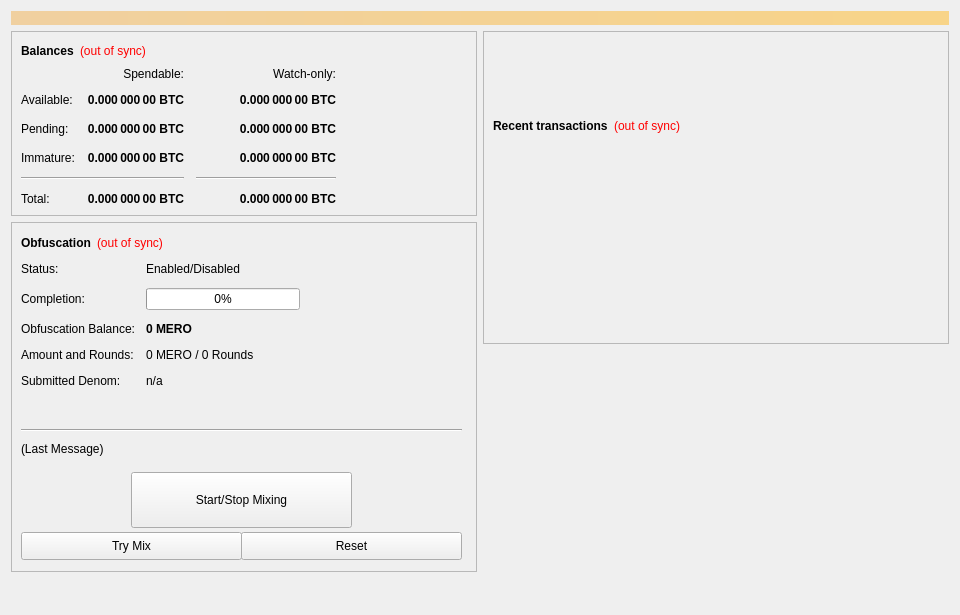
<?xml version="1.0" encoding="UTF-8"?>
<ui version="4.0">
 <class>OverviewPage</class>
 <widget class="QWidget" name="OverviewPage">
  <property name="geometry">
   <rect>
    <x>0</x>
    <y>0</y>
    <width>960</width>
    <height>615</height>
   </rect>
  </property>
  <property name="minimumSize">
   <size>
    <width>960</width>
    <height>0</height>
   </size>
  </property>
  <property name="windowTitle">
   <string>Form</string>
  </property>
  <layout class="QVBoxLayout" name="topLayout">
   <item>
    <widget class="QLabel" name="labelAlerts">
     <property name="visible">
      <bool>false</bool>
     </property>
     <property name="styleSheet">
      <string notr="true">background-color: qlineargradient(x1: 0, y1: 0, x2: 1, y2: 0, stop:0 #F0D0A0, stop:1 #F8D488); color:#000000;</string>
     </property>
     <property name="wordWrap">
      <bool>true</bool>
     </property>
     <property name="margin">
      <number>3</number>
     </property>
    </widget>
   </item>
   <item>
    <layout class="QHBoxLayout" name="horizontalLayout" stretch="1,1">
     <item>
      <layout class="QVBoxLayout" name="verticalLayout_2">
       <item>
        <widget class="QFrame" name="frame">
         <property name="frameShape">
          <enum>QFrame::StyledPanel</enum>
         </property>
         <property name="frameShadow">
          <enum>QFrame::Raised</enum>
         </property>
         <layout class="QVBoxLayout" name="verticalLayout_4">
          <item>
           <layout class="QHBoxLayout" name="horizontalLayout_4">
            <item>
             <widget class="QLabel" name="label_5">
              <property name="font">
               <font>
                <weight>75</weight>
                <bold>true</bold>
               </font>
              </property>
              <property name="text">
               <string>Balances</string>
              </property>
             </widget>
            </item>
            <item>
             <widget class="QLabel" name="labelWalletStatus">
              <property name="cursor">
               <cursorShape>WhatsThisCursor</cursorShape>
              </property>
              <property name="toolTip">
               <string>The displayed information may be out of date. Your wallet automatically synchronizes with the Mero network after a connection is established, but this process has not completed yet.</string>
              </property>
              <property name="styleSheet">
               <string notr="true">QLabel { color: red; }</string>
              </property>
              <property name="text">
               <string notr="true">(out of sync)</string>
              </property>
              <property name="alignment">
               <set>Qt::AlignLeading|Qt::AlignLeft|Qt::AlignVCenter</set>
              </property>
             </widget>
            </item>
            <item>
             <spacer name="horizontalSpacer_3">
              <property name="orientation">
               <enum>Qt::Horizontal</enum>
              </property>
              <property name="sizeHint" stdset="0">
               <size>
                <width>40</width>
                <height>20</height>
               </size>
              </property>
             </spacer>
            </item>
           </layout>
          </item>
          <item>
           <layout class="QGridLayout" name="gridLayout">
            <property name="spacing">
             <number>12</number>
            </property>
            <item row="2" column="2">
             <widget class="QLabel" name="labelWatchPending">
              <property name="font">
               <font>
                <weight>75</weight>
                <bold>true</bold>
               </font>
              </property>
              <property name="cursor">
               <cursorShape>IBeamCursor</cursorShape>
              </property>
              <property name="toolTip">
               <string>Unconfirmed transactions to watch-only addresses</string>
              </property>
              <property name="text">
               <string notr="true">0.000 000 00 BTC</string>
              </property>
              <property name="alignment">
               <set>Qt::AlignRight|Qt::AlignTrailing|Qt::AlignVCenter</set>
              </property>
              <property name="textInteractionFlags">
               <set>Qt::LinksAccessibleByMouse|Qt::TextSelectableByKeyboard|Qt::TextSelectableByMouse</set>
              </property>
             </widget>
            </item>
            <item row="2" column="1">
             <widget class="QLabel" name="labelUnconfirmed">
              <property name="font">
               <font>
                <weight>75</weight>
                <bold>true</bold>
               </font>
              </property>
              <property name="cursor">
               <cursorShape>IBeamCursor</cursorShape>
              </property>
              <property name="toolTip">
               <string>Total of transactions that have yet to be confirmed, and do not yet count toward the spendable balance</string>
              </property>
              <property name="text">
               <string notr="true">0.000 000 00 BTC</string>
              </property>
              <property name="alignment">
               <set>Qt::AlignRight|Qt::AlignTrailing|Qt::AlignVCenter</set>
              </property>
              <property name="textInteractionFlags">
               <set>Qt::LinksAccessibleByMouse|Qt::TextSelectableByKeyboard|Qt::TextSelectableByMouse</set>
              </property>
             </widget>
            </item>
            <item row="3" column="2">
             <widget class="QLabel" name="labelWatchImmature">
              <property name="font">
               <font>
                <weight>75</weight>
                <bold>true</bold>
               </font>
              </property>
              <property name="cursor">
               <cursorShape>IBeamCursor</cursorShape>
              </property>
              <property name="toolTip">
               <string>Staked or masternode rewards in watch-only addresses that has not yet matured</string>
              </property>
              <property name="text">
               <string notr="true">0.000 000 00 BTC</string>
              </property>
              <property name="alignment">
               <set>Qt::AlignRight|Qt::AlignTrailing|Qt::AlignVCenter</set>
              </property>
              <property name="textInteractionFlags">
               <set>Qt::LinksAccessibleByMouse|Qt::TextSelectableByKeyboard|Qt::TextSelectableByMouse</set>
              </property>
             </widget>
            </item>
            <item row="4" column="0" colspan="2">
             <widget class="Line" name="lineSpendableBalance">
              <property name="orientation">
               <enum>Qt::Horizontal</enum>
              </property>
             </widget>
            </item>
            <item row="4" column="2">
             <widget class="Line" name="lineWatchBalance">
              <property name="sizePolicy">
               <sizepolicy hsizetype="Preferred" vsizetype="Fixed">
                <horstretch>0</horstretch>
                <verstretch>0</verstretch>
               </sizepolicy>
              </property>
              <property name="minimumSize">
               <size>
                <width>140</width>
                <height>0</height>
               </size>
              </property>
              <property name="orientation">
               <enum>Qt::Horizontal</enum>
              </property>
             </widget>
            </item>
            <item row="5" column="0">
             <widget class="QLabel" name="labelTotalText">
              <property name="text">
               <string>Total:</string>
              </property>
             </widget>
            </item>
            <item row="3" column="1">
             <widget class="QLabel" name="labelImmature">
              <property name="font">
               <font>
                <weight>75</weight>
                <bold>true</bold>
               </font>
              </property>
              <property name="cursor">
               <cursorShape>IBeamCursor</cursorShape>
              </property>
              <property name="toolTip">
               <string>Staked or masternode rewards that has not yet matured</string>
              </property>
              <property name="text">
               <string notr="true">0.000 000 00 BTC</string>
              </property>
              <property name="alignment">
               <set>Qt::AlignRight|Qt::AlignTrailing|Qt::AlignVCenter</set>
              </property>
              <property name="textInteractionFlags">
               <set>Qt::LinksAccessibleByMouse|Qt::TextSelectableByKeyboard|Qt::TextSelectableByMouse</set>
              </property>
             </widget>
            </item>
            <item row="2" column="3">
             <spacer name="horizontalSpacer_2">
              <property name="orientation">
               <enum>Qt::Horizontal</enum>
              </property>
              <property name="sizeHint" stdset="0">
               <size>
                <width>40</width>
                <height>20</height>
               </size>
              </property>
             </spacer>
            </item>
            <item row="3" column="0">
             <widget class="QLabel" name="labelImmatureText">
              <property name="text">
               <string>Immature:</string>
              </property>
             </widget>
            </item>
            <item row="5" column="1">
             <widget class="QLabel" name="labelTotal">
              <property name="font">
               <font>
                <weight>75</weight>
                <bold>true</bold>
               </font>
              </property>
              <property name="cursor">
               <cursorShape>IBeamCursor</cursorShape>
              </property>
              <property name="toolTip">
               <string>Your current total balance</string>
              </property>
              <property name="text">
               <string notr="true">0.000 000 00 BTC</string>
              </property>
              <property name="alignment">
               <set>Qt::AlignRight|Qt::AlignTrailing|Qt::AlignVCenter</set>
              </property>
              <property name="textInteractionFlags">
               <set>Qt::LinksAccessibleByMouse|Qt::TextSelectableByKeyboard|Qt::TextSelectableByMouse</set>
              </property>
             </widget>
            </item>
            <item row="5" column="2">
             <widget class="QLabel" name="labelWatchTotal">
              <property name="font">
               <font>
                <weight>75</weight>
                <bold>true</bold>
               </font>
              </property>
              <property name="cursor">
               <cursorShape>IBeamCursor</cursorShape>
              </property>
              <property name="toolTip">
               <string>Current total balance in watch-only addresses</string>
              </property>
              <property name="text">
               <string notr="true">0.000 000 00 BTC</string>
              </property>
              <property name="alignment">
               <set>Qt::AlignRight|Qt::AlignTrailing|Qt::AlignVCenter</set>
              </property>
              <property name="textInteractionFlags">
               <set>Qt::LinksAccessibleByMouse|Qt::TextSelectableByKeyboard|Qt::TextSelectableByMouse</set>
              </property>
             </widget>
            </item>
            <item row="0" column="2">
             <widget class="QLabel" name="labelWatchonly">
              <property name="text">
               <string>Watch-only:</string>
              </property>
              <property name="alignment">
               <set>Qt::AlignRight|Qt::AlignTrailing|Qt::AlignVCenter</set>
              </property>
             </widget>
            </item>
            <item row="1" column="0">
             <widget class="QLabel" name="labelBalanceText">
              <property name="text">
               <string>Available:</string>
              </property>
             </widget>
            </item>
            <item row="1" column="1">
             <widget class="QLabel" name="labelBalance">
              <property name="font">
               <font>
                <weight>75</weight>
                <bold>true</bold>
               </font>
              </property>
              <property name="cursor">
               <cursorShape>IBeamCursor</cursorShape>
              </property>
              <property name="toolTip">
               <string>Your current spendable balance</string>
              </property>
              <property name="text">
               <string notr="true">0.000 000 00 BTC</string>
              </property>
              <property name="alignment">
               <set>Qt::AlignRight|Qt::AlignTrailing|Qt::AlignVCenter</set>
              </property>
              <property name="textInteractionFlags">
               <set>Qt::LinksAccessibleByMouse|Qt::TextSelectableByKeyboard|Qt::TextSelectableByMouse</set>
              </property>
             </widget>
            </item>
            <item row="1" column="2">
             <widget class="QLabel" name="labelWatchAvailable">
              <property name="font">
               <font>
                <weight>75</weight>
                <bold>true</bold>
               </font>
              </property>
              <property name="cursor">
               <cursorShape>IBeamCursor</cursorShape>
              </property>
              <property name="toolTip">
               <string>Your current balance in watch-only addresses</string>
              </property>
              <property name="text">
               <string notr="true">0.000 000 00 BTC</string>
              </property>
              <property name="alignment">
               <set>Qt::AlignRight|Qt::AlignTrailing|Qt::AlignVCenter</set>
              </property>
              <property name="textInteractionFlags">
               <set>Qt::LinksAccessibleByMouse|Qt::TextSelectableByKeyboard|Qt::TextSelectableByMouse</set>
              </property>
             </widget>
            </item>
            <item row="2" column="0">
             <widget class="QLabel" name="labelPendingText">
              <property name="text">
               <string>Pending:</string>
              </property>
             </widget>
            </item>
            <item row="0" column="1">
             <widget class="QLabel" name="labelSpendable">
              <property name="text">
               <string>Spendable:</string>
              </property>
              <property name="alignment">
               <set>Qt::AlignRight|Qt::AlignTrailing|Qt::AlignVCenter</set>
              </property>
             </widget>
            </item>
           </layout>
          </item>
         </layout>
        </widget>
       </item>
       <item>
        <widget class="QFrame" name="frameObfuscation">
         <property name="minimumSize">
          <size>
           <width>0</width>
           <height>350</height>
          </size>
         </property>
         <property name="layoutDirection">
          <enum>Qt::LeftToRight</enum>
         </property>
         <property name="frameShape">
          <enum>QFrame::StyledPanel</enum>
         </property>
         <property name="frameShadow">
          <enum>QFrame::Raised</enum>
         </property>
         <widget class="QWidget" name="formLayoutWidget">
          <property name="geometry">
           <rect>
            <x>10</x>
            <y>40</y>
            <width>451</width>
            <height>161</height>
           </rect>
          </property>
          <layout class="QFormLayout" name="formLayout">
           <property name="fieldGrowthPolicy">
            <enum>QFormLayout::AllNonFixedFieldsGrow</enum>
           </property>
           <property name="horizontalSpacing">
            <number>11</number>
           </property>
           <property name="verticalSpacing">
            <number>12</number>
           </property>
           <item row="0" column="0">
            <widget class="QLabel" name="label_6">
             <property name="text">
              <string>Status:</string>
             </property>
            </widget>
           </item>
           <item row="1" column="0">
            <widget class="QLabel" name="label_7">
             <property name="text">
              <string>Completion:</string>
             </property>
            </widget>
           </item>
           <item row="1" column="1">
            <widget class="QProgressBar" name="obfuscationProgress">
             <property name="maximumSize">
              <size>
               <width>154</width>
               <height>16777215</height>
              </size>
             </property>
             <property name="value">
              <number>0</number>
             </property>
            </widget>
           </item>
           <item row="2" column="0">
            <widget class="QLabel" name="labelAnonymizedText">
             <property name="text">
              <string>Obfuscation Balance:</string>
             </property>
            </widget>
           </item>
           <item row="2" column="1">
            <widget class="QLabel" name="labelAnonymized">
             <property name="font">
              <font>
               <weight>75</weight>
               <bold>true</bold>
              </font>
             </property>
             <property name="text">
              <string notr="true">0 MERO</string>
             </property>
            </widget>
           </item>
           <item row="3" column="0">
            <widget class="QLabel" name="label_8">
             <property name="text">
              <string>Amount and Rounds:</string>
             </property>
            </widget>
           </item>
           <item row="3" column="1">
            <widget class="QLabel" name="labelAmountRounds">
             <property name="text">
              <string>0 MERO / 0 Rounds</string>
             </property>
            </widget>
           </item>
           <item row="4" column="0">
            <widget class="QLabel" name="label_9">
             <property name="text">
              <string>Submitted Denom:</string>
             </property>
            </widget>
           </item>
           <item row="4" column="1">
            <widget class="QLabel" name="labelSubmittedDenom">
             <property name="toolTip">
              <string>The denominations you submitted to the Masternode.&lt;br&gt;To mix, other users must submit the exact same denominations.</string>
             </property>
             <property name="text">
              <string>n/a</string>
             </property>
            </widget>
           </item>
           <item row="0" column="1">
            <widget class="QLabel" name="obfuscationEnabled">
             <property name="text">
              <string>Enabled/Disabled</string>
             </property>
            </widget>
           </item>
          </layout>
         </widget>
         <widget class="QPushButton" name="runAutoDenom">
          <property name="geometry">
           <rect>
            <x>251</x>
            <y>17</y>
            <width>1</width>
            <height>1</height>
           </rect>
          </property>
          <property name="palette">
           <palette>
            <active>
             <colorrole role="WindowText">
              <brush brushstyle="SolidPattern">
               <color alpha="255">
                <red>0</red>
                <green>0</green>
                <blue>0</blue>
               </color>
              </brush>
             </colorrole>
             <colorrole role="Button">
              <brush brushstyle="SolidPattern">
               <color alpha="255">
                <red>239</red>
                <green>238</green>
                <blue>238</blue>
               </color>
              </brush>
             </colorrole>
             <colorrole role="Light">
              <brush brushstyle="SolidPattern">
               <color alpha="255">
                <red>255</red>
                <green>255</green>
                <blue>255</blue>
               </color>
              </brush>
             </colorrole>
             <colorrole role="Midlight">
              <brush brushstyle="SolidPattern">
               <color alpha="255">
                <red>247</red>
                <green>246</green>
                <blue>246</blue>
               </color>
              </brush>
             </colorrole>
             <colorrole role="Dark">
              <brush brushstyle="SolidPattern">
               <color alpha="255">
                <red>119</red>
                <green>119</green>
                <blue>119</blue>
               </color>
              </brush>
             </colorrole>
             <colorrole role="Mid">
              <brush brushstyle="SolidPattern">
               <color alpha="255">
                <red>159</red>
                <green>159</green>
                <blue>159</blue>
               </color>
              </brush>
             </colorrole>
             <colorrole role="Text">
              <brush brushstyle="SolidPattern">
               <color alpha="255">
                <red>0</red>
                <green>0</green>
                <blue>0</blue>
               </color>
              </brush>
             </colorrole>
             <colorrole role="BrightText">
              <brush brushstyle="SolidPattern">
               <color alpha="255">
                <red>255</red>
                <green>255</green>
                <blue>255</blue>
               </color>
              </brush>
             </colorrole>
             <colorrole role="ButtonText">
              <brush brushstyle="SolidPattern">
               <color alpha="255">
                <red>0</red>
                <green>0</green>
                <blue>0</blue>
               </color>
              </brush>
             </colorrole>
             <colorrole role="Base">
              <brush brushstyle="SolidPattern">
               <color alpha="255">
                <red>255</red>
                <green>255</green>
                <blue>255</blue>
               </color>
              </brush>
             </colorrole>
             <colorrole role="Window">
              <brush brushstyle="SolidPattern">
               <color alpha="255">
                <red>239</red>
                <green>238</green>
                <blue>238</blue>
               </color>
              </brush>
             </colorrole>
             <colorrole role="Shadow">
              <brush brushstyle="SolidPattern">
               <color alpha="255">
                <red>0</red>
                <green>0</green>
                <blue>0</blue>
               </color>
              </brush>
             </colorrole>
             <colorrole role="AlternateBase">
              <brush brushstyle="SolidPattern">
               <color alpha="255">
                <red>247</red>
                <green>246</green>
                <blue>246</blue>
               </color>
              </brush>
             </colorrole>
             <colorrole role="ToolTipBase">
              <brush brushstyle="SolidPattern">
               <color alpha="255">
                <red>255</red>
                <green>255</green>
                <blue>220</blue>
               </color>
              </brush>
             </colorrole>
             <colorrole role="ToolTipText">
              <brush brushstyle="SolidPattern">
               <color alpha="255">
                <red>0</red>
                <green>0</green>
                <blue>0</blue>
               </color>
              </brush>
             </colorrole>
            </active>
            <inactive>
             <colorrole role="WindowText">
              <brush brushstyle="SolidPattern">
               <color alpha="255">
                <red>0</red>
                <green>0</green>
                <blue>0</blue>
               </color>
              </brush>
             </colorrole>
             <colorrole role="Button">
              <brush brushstyle="SolidPattern">
               <color alpha="255">
                <red>239</red>
                <green>238</green>
                <blue>238</blue>
               </color>
              </brush>
             </colorrole>
             <colorrole role="Light">
              <brush brushstyle="SolidPattern">
               <color alpha="255">
                <red>255</red>
                <green>255</green>
                <blue>255</blue>
               </color>
              </brush>
             </colorrole>
             <colorrole role="Midlight">
              <brush brushstyle="SolidPattern">
               <color alpha="255">
                <red>247</red>
                <green>246</green>
                <blue>246</blue>
               </color>
              </brush>
             </colorrole>
             <colorrole role="Dark">
              <brush brushstyle="SolidPattern">
               <color alpha="255">
                <red>119</red>
                <green>119</green>
                <blue>119</blue>
               </color>
              </brush>
             </colorrole>
             <colorrole role="Mid">
              <brush brushstyle="SolidPattern">
               <color alpha="255">
                <red>159</red>
                <green>159</green>
                <blue>159</blue>
               </color>
              </brush>
             </colorrole>
             <colorrole role="Text">
              <brush brushstyle="SolidPattern">
               <color alpha="255">
                <red>0</red>
                <green>0</green>
                <blue>0</blue>
               </color>
              </brush>
             </colorrole>
             <colorrole role="BrightText">
              <brush brushstyle="SolidPattern">
               <color alpha="255">
                <red>255</red>
                <green>255</green>
                <blue>255</blue>
               </color>
              </brush>
             </colorrole>
             <colorrole role="ButtonText">
              <brush brushstyle="SolidPattern">
               <color alpha="255">
                <red>0</red>
                <green>0</green>
                <blue>0</blue>
               </color>
              </brush>
             </colorrole>
             <colorrole role="Base">
              <brush brushstyle="SolidPattern">
               <color alpha="255">
                <red>255</red>
                <green>255</green>
                <blue>255</blue>
               </color>
              </brush>
             </colorrole>
             <colorrole role="Window">
              <brush brushstyle="SolidPattern">
               <color alpha="255">
                <red>239</red>
                <green>238</green>
                <blue>238</blue>
               </color>
              </brush>
             </colorrole>
             <colorrole role="Shadow">
              <brush brushstyle="SolidPattern">
               <color alpha="255">
                <red>0</red>
                <green>0</green>
                <blue>0</blue>
               </color>
              </brush>
             </colorrole>
             <colorrole role="AlternateBase">
              <brush brushstyle="SolidPattern">
               <color alpha="255">
                <red>247</red>
                <green>246</green>
                <blue>246</blue>
               </color>
              </brush>
             </colorrole>
             <colorrole role="ToolTipBase">
              <brush brushstyle="SolidPattern">
               <color alpha="255">
                <red>255</red>
                <green>255</green>
                <blue>220</blue>
               </color>
              </brush>
             </colorrole>
             <colorrole role="ToolTipText">
              <brush brushstyle="SolidPattern">
               <color alpha="255">
                <red>0</red>
                <green>0</green>
                <blue>0</blue>
               </color>
              </brush>
             </colorrole>
            </inactive>
            <disabled>
             <colorrole role="WindowText">
              <brush brushstyle="SolidPattern">
               <color alpha="255">
                <red>119</red>
                <green>119</green>
                <blue>119</blue>
               </color>
              </brush>
             </colorrole>
             <colorrole role="Button">
              <brush brushstyle="SolidPattern">
               <color alpha="255">
                <red>239</red>
                <green>238</green>
                <blue>238</blue>
               </color>
              </brush>
             </colorrole>
             <colorrole role="Light">
              <brush brushstyle="SolidPattern">
               <color alpha="255">
                <red>255</red>
                <green>255</green>
                <blue>255</blue>
               </color>
              </brush>
             </colorrole>
             <colorrole role="Midlight">
              <brush brushstyle="SolidPattern">
               <color alpha="255">
                <red>247</red>
                <green>246</green>
                <blue>246</blue>
               </color>
              </brush>
             </colorrole>
             <colorrole role="Dark">
              <brush brushstyle="SolidPattern">
               <color alpha="255">
                <red>119</red>
                <green>119</green>
                <blue>119</blue>
               </color>
              </brush>
             </colorrole>
             <colorrole role="Mid">
              <brush brushstyle="SolidPattern">
               <color alpha="255">
                <red>159</red>
                <green>159</green>
                <blue>159</blue>
               </color>
              </brush>
             </colorrole>
             <colorrole role="Text">
              <brush brushstyle="SolidPattern">
               <color alpha="255">
                <red>119</red>
                <green>119</green>
                <blue>119</blue>
               </color>
              </brush>
             </colorrole>
             <colorrole role="BrightText">
              <brush brushstyle="SolidPattern">
               <color alpha="255">
                <red>255</red>
                <green>255</green>
                <blue>255</blue>
               </color>
              </brush>
             </colorrole>
             <colorrole role="ButtonText">
              <brush brushstyle="SolidPattern">
               <color alpha="255">
                <red>119</red>
                <green>119</green>
                <blue>119</blue>
               </color>
              </brush>
             </colorrole>
             <colorrole role="Base">
              <brush brushstyle="SolidPattern">
               <color alpha="255">
                <red>239</red>
                <green>238</green>
                <blue>238</blue>
               </color>
              </brush>
             </colorrole>
             <colorrole role="Window">
              <brush brushstyle="SolidPattern">
               <color alpha="255">
                <red>239</red>
                <green>238</green>
                <blue>238</blue>
               </color>
              </brush>
             </colorrole>
             <colorrole role="Shadow">
              <brush brushstyle="SolidPattern">
               <color alpha="255">
                <red>0</red>
                <green>0</green>
                <blue>0</blue>
               </color>
              </brush>
             </colorrole>
             <colorrole role="AlternateBase">
              <brush brushstyle="SolidPattern">
               <color alpha="255">
                <red>239</red>
                <green>238</green>
                <blue>238</blue>
               </color>
              </brush>
             </colorrole>
             <colorrole role="ToolTipBase">
              <brush brushstyle="SolidPattern">
               <color alpha="255">
                <red>255</red>
                <green>255</green>
                <blue>220</blue>
               </color>
              </brush>
             </colorrole>
             <colorrole role="ToolTipText">
              <brush brushstyle="SolidPattern">
               <color alpha="255">
                <red>0</red>
                <green>0</green>
                <blue>0</blue>
               </color>
              </brush>
             </colorrole>
            </disabled>
           </palette>
          </property>
          <property name="focusPolicy">
           <enum>Qt::NoFocus</enum>
          </property>
          <property name="autoFillBackground">
           <bool>true</bool>
          </property>
          <property name="text">
           <string/>
          </property>
          <property name="flat">
           <bool>true</bool>
          </property>
         </widget>
         <widget class="QPushButton" name="toggleObfuscation">
          <property name="geometry">
           <rect>
            <x>120</x>
            <y>250</y>
            <width>221</width>
            <height>56</height>
           </rect>
          </property>
          <property name="sizePolicy">
           <sizepolicy hsizetype="MinimumExpanding" vsizetype="Fixed">
            <horstretch>0</horstretch>
            <verstretch>0</verstretch>
           </sizepolicy>
          </property>
          <property name="text">
           <string>Start/Stop Mixing</string>
          </property>
         </widget>
         <widget class="Line" name="lineLastMessage">
          <property name="geometry">
           <rect>
            <x>10</x>
            <y>200</y>
            <width>441</width>
            <height>16</height>
           </rect>
          </property>
          <property name="orientation">
           <enum>Qt::Horizontal</enum>
          </property>
         </widget>
         <widget class="QLabel" name="obfuscationStatus">
          <property name="geometry">
           <rect>
            <x>10</x>
            <y>220</y>
            <width>451</width>
            <height>61</height>
           </rect>
          </property>
          <property name="minimumSize">
           <size>
            <width>288</width>
            <height>43</height>
           </size>
          </property>
          <property name="text">
           <string>(Last Message)</string>
          </property>
          <property name="alignment">
           <set>Qt::AlignLeading|Qt::AlignLeft|Qt::AlignTop</set>
          </property>
          <property name="wordWrap">
           <bool>true</bool>
          </property>
         </widget>
         <widget class="QPushButton" name="obfuscationAuto">
          <property name="geometry">
           <rect>
            <x>10</x>
            <y>310</y>
            <width>221</width>
            <height>28</height>
           </rect>
          </property>
          <property name="sizePolicy">
           <sizepolicy hsizetype="MinimumExpanding" vsizetype="Fixed">
            <horstretch>0</horstretch>
            <verstretch>0</verstretch>
           </sizepolicy>
          </property>
          <property name="toolTip">
           <string>Try to manually submit a Obfuscation request.</string>
          </property>
          <property name="text">
           <string>Try Mix</string>
          </property>
         </widget>
         <widget class="QPushButton" name="obfuscationReset">
          <property name="geometry">
           <rect>
            <x>230</x>
            <y>310</y>
            <width>221</width>
            <height>28</height>
           </rect>
          </property>
          <property name="sizePolicy">
           <sizepolicy hsizetype="MinimumExpanding" vsizetype="Fixed">
            <horstretch>0</horstretch>
            <verstretch>0</verstretch>
           </sizepolicy>
          </property>
          <property name="toolTip">
           <string>Reset the current status of Obfuscation (can interrupt Obfuscation if it's in the process of Mixing, which can cost you money!)</string>
          </property>
          <property name="autoFillBackground">
           <bool>false</bool>
          </property>
          <property name="text">
           <string>Reset</string>
          </property>
         </widget>
         <widget class="QWidget" name="layoutWidget">
          <property name="geometry">
           <rect>
            <x>10</x>
            <y>10</y>
            <width>431</width>
            <height>22</height>
           </rect>
          </property>
          <layout class="QHBoxLayout" name="horizontalLayout_5">
           <item>
            <widget class="QLabel" name="label_2">
             <property name="font">
              <font>
               <weight>75</weight>
               <bold>true</bold>
              </font>
             </property>
             <property name="text">
              <string>Obfuscation</string>
             </property>
            </widget>
           </item>
           <item>
            <widget class="QLabel" name="labelObfuscationSyncStatus">
             <property name="toolTip">
              <string>The displayed information may be out of date. Your wallet automatically synchronizes with the Mero network after a connection is established, but this process has not completed yet.</string>
             </property>
             <property name="styleSheet">
              <string notr="true">QLabel { color: red; }</string>
             </property>
             <property name="text">
              <string notr="true">(out of sync)</string>
             </property>
             <property name="alignment">
              <set>Qt::AlignLeading|Qt::AlignLeft|Qt::AlignVCenter</set>
             </property>
            </widget>
           </item>
           <item>
            <spacer name="horizontalSpacer_4">
             <property name="orientation">
              <enum>Qt::Horizontal</enum>
             </property>
             <property name="sizeHint" stdset="0">
              <size>
               <width>40</width>
               <height>20</height>
              </size>
             </property>
            </spacer>
           </item>
          </layout>
         </widget>
        </widget>
       </item>
       <item>
        <spacer name="verticalSpacer">
         <property name="orientation">
          <enum>Qt::Vertical</enum>
         </property>
         <property name="sizeHint" stdset="0">
          <size>
           <width>20</width>
           <height>40</height>
          </size>
         </property>
        </spacer>
       </item>
      </layout>
     </item>
     <item>
      <layout class="QVBoxLayout" name="verticalLayout_3">
       <item>
        <widget class="QFrame" name="frame_2">
         <property name="frameShape">
          <enum>QFrame::StyledPanel</enum>
         </property>
         <property name="frameShadow">
          <enum>QFrame::Raised</enum>
         </property>
         <layout class="QVBoxLayout" name="verticalLayout">
          <item>
           <spacer name="verticalSpacer_3">
            <property name="orientation">
             <enum>Qt::Vertical</enum>
            </property>
            <property name="sizeType">
             <enum>QSizePolicy::Fixed</enum>
            </property>
            <property name="sizeHint" stdset="0">
             <size>
              <width>20</width>
              <height>75</height>
             </size>
            </property>
           </spacer>
          </item>
          <item>
           <layout class="QHBoxLayout" name="horizontalLayout_2">
            <item>
             <widget class="QLabel" name="label_4">
              <property name="font">
               <font>
                <weight>75</weight>
                <bold>true</bold>
               </font>
              </property>
              <property name="text">
               <string>Recent transactions</string>
              </property>
             </widget>
            </item>
            <item>
             <widget class="QLabel" name="labelTransactionsStatus">
              <property name="cursor">
               <cursorShape>WhatsThisCursor</cursorShape>
              </property>
              <property name="toolTip">
               <string>The displayed information may be out of date. Your wallet automatically synchronizes with the Mero network after a connection is established, but this process has not completed yet.</string>
              </property>
              <property name="styleSheet">
               <string notr="true">QLabel { color: red; }</string>
              </property>
              <property name="text">
               <string notr="true">(out of sync)</string>
              </property>
              <property name="alignment">
               <set>Qt::AlignRight|Qt::AlignTrailing|Qt::AlignVCenter</set>
              </property>
             </widget>
            </item>
            <item>
             <spacer name="horizontalSpacer">
              <property name="orientation">
               <enum>Qt::Horizontal</enum>
              </property>
              <property name="sizeHint" stdset="0">
               <size>
                <width>40</width>
                <height>20</height>
               </size>
              </property>
             </spacer>
            </item>
           </layout>
          </item>
          <item>
           <widget class="QListView" name="listTransactions">
            <property name="styleSheet">
             <string notr="true">QListView { background: transparent; }</string>
            </property>
            <property name="frameShape">
             <enum>QFrame::NoFrame</enum>
            </property>
            <property name="verticalScrollBarPolicy">
             <enum>Qt::ScrollBarAlwaysOff</enum>
            </property>
            <property name="horizontalScrollBarPolicy">
             <enum>Qt::ScrollBarAlwaysOff</enum>
            </property>
            <property name="selectionMode">
             <enum>QAbstractItemView::NoSelection</enum>
            </property>
           </widget>
          </item>
         </layout>
        </widget>
       </item>
       <item>
        <spacer name="verticalSpacer_2">
         <property name="orientation">
          <enum>Qt::Vertical</enum>
         </property>
         <property name="sizeType">
          <enum>QSizePolicy::Expanding</enum>
         </property>
         <property name="sizeHint" stdset="0">
          <size>
           <width>20</width>
           <height>40</height>
          </size>
         </property>
        </spacer>
       </item>
      </layout>
     </item>
    </layout>
   </item>
  </layout>
 </widget>
 <resources/>
 <connections/>
</ui>
